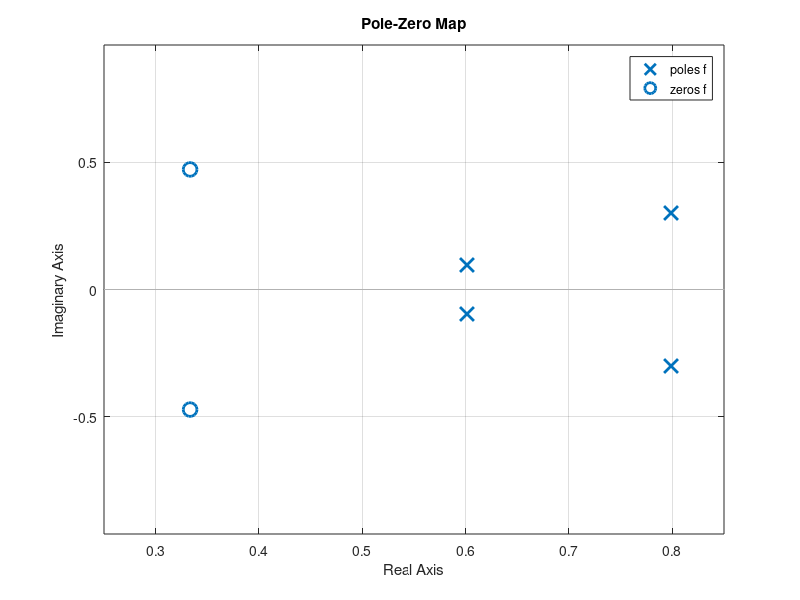

MATLAB code for this plot:
y1 = [1 -2.8 3.02 -1.468 0.27];
x1 = [0.03 -0.02 0.01];
f = tf(x1,y1);
figure
pzmap (f)
msg1 =( ' Roots of Numerator ' );
disp (msg1)
disp (roots(x1))
msg2 =( ' Roots of Denomenator ' );
disp (msg2)
disp (roots(y1))
in1 = [5 5*ones(1,40)];
out1 = filter(x1,y1,in1);
disp (out1)
Y = [-0.2 0.3 0 0];
xic = filtic(x1,y1,Y);
yic = filter(x1,y1,in1,xic);
disp(yic)